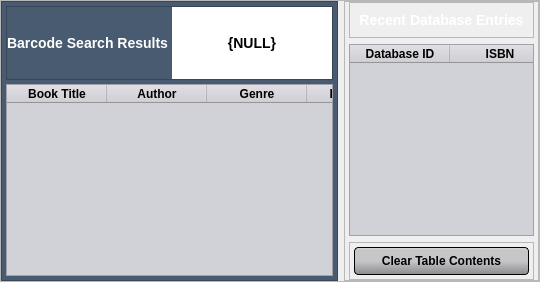
        <widget class="QFrame" name="lower_frame">
         <property name="styleSheet">
          <string notr="true">background-color: rgba(41, 60, 88, .50);</string>
         </property>
         <property name="frameShape">
          <enum>QFrame::StyledPanel</enum>
         </property>
         <property name="frameShadow">
          <enum>QFrame::Raised</enum>
         </property>
         <layout class="QHBoxLayout" name="horizontalLayout_9" stretch="2,1">
          <property name="spacing">
           <number>6</number>
          </property>
          <property name="leftMargin">
           <number>0</number>
          </property>
          <property name="topMargin">
           <number>0</number>
          </property>
          <property name="rightMargin">
           <number>0</number>
          </property>
          <property name="bottomMargin">
           <number>0</number>
          </property>
          <item>
           <widget class="QFrame" name="item_result_frame">
            <property name="styleSheet">
             <string notr="true">background-color: #485b70;</string>
            </property>
            <property name="frameShape">
             <enum>QFrame::StyledPanel</enum>
            </property>
            <property name="frameShadow">
             <enum>QFrame::Raised</enum>
            </property>
            <layout class="QVBoxLayout" name="verticalLayout_10" stretch="1,0">
             <property name="spacing">
              <number>4</number>
             </property>
             <property name="leftMargin">
              <number>4</number>
             </property>
             <property name="topMargin">
              <number>4</number>
             </property>
             <property name="rightMargin">
              <number>4</number>
             </property>
             <property name="bottomMargin">
              <number>4</number>
             </property>
             <item>
              <widget class="QFrame" name="item_result_title_frame">
               <property name="frameShape">
                <enum>QFrame::StyledPanel</enum>
               </property>
               <property name="frameShadow">
                <enum>QFrame::Raised</enum>
               </property>
               <layout class="QHBoxLayout" name="horizontalLayout_10">
                <property name="spacing">
                 <number>4</number>
                </property>
                <property name="leftMargin">
                 <number>0</number>
                </property>
                <property name="topMargin">
                 <number>0</number>
                </property>
                <property name="rightMargin">
                 <number>0</number>
                </property>
                <property name="bottomMargin">
                 <number>0</number>
                </property>
                <item>
                 <widget class="QLabel" name="barcode_result_title">
                  <property name="styleSheet">
                   <string notr="true">color: White;
font-family: &quot;SourceSansPro-Bold&quot;;
font-weight: 600;
background-color: none;
font-size: 14px;</string>
                  </property>
                  <property name="text">
                   <string>Barcode Search Results</string>
                  </property>
                  <property name="alignment">
                   <set>Qt::AlignCenter</set>
                  </property>
                 </widget>
                </item>
                <item>
                 <widget class="QLabel" name="isbn_search_dynamic_label">
                  <property name="styleSheet">
                   <string notr="true">color: Black;
font-family: &quot;SourceSansPro-Bold&quot;;
font-weight: 600;
background-color: none;
font-size: 14px;
background-color: #ffffff;
</string>
                  </property>
                  <property name="text">
                   <string>{NULL}</string>
                  </property>
                  <property name="alignment">
                   <set>Qt::AlignCenter</set>
                  </property>
                 </widget>
                </item>
               </layout>
              </widget>
             </item>
             <item>
              <widget class="QTableWidget" name="barcode_result_table">
               <property name="styleSheet">
                <string notr="true">color: Black;
font-family: &quot;SourceSansPro-Bold&quot;;
font-weight: 600;
background-color: #D1D1D8;
font-size: 12px;
</string>
               </property>
               <property name="horizontalScrollBarPolicy">
                <enum>Qt::ScrollBarAlwaysOff</enum>
               </property>
               <property name="alternatingRowColors">
                <bool>true</bool>
               </property>
               <attribute name="horizontalHeaderStretchLastSection">
                <bool>true</bool>
               </attribute>
               <column>
                <property name="text">
                 <string>Book Title</string>
                </property>
               </column>
               <column>
                <property name="text">
                 <string>Author</string>
                </property>
               </column>
               <column>
                <property name="text">
                 <string>Genre</string>
                </property>
               </column>
               <column>
                <property name="text">
                 <string>Publisher</string>
                </property>
               </column>
              </widget>
             </item>
            </layout>
           </widget>
          </item>
          <item>
           <widget class="QFrame" name="database_entry_result_frame">
            <property name="frameShape">
             <enum>QFrame::StyledPanel</enum>
            </property>
            <property name="frameShadow">
             <enum>QFrame::Raised</enum>
            </property>
            <layout class="QVBoxLayout" name="verticalLayout_11">
             <property name="spacing">
              <number>6</number>
             </property>
             <property name="leftMargin">
              <number>4</number>
             </property>
             <property name="topMargin">
              <number>0</number>
             </property>
             <property name="rightMargin">
              <number>4</number>
             </property>
             <property name="bottomMargin">
              <number>0</number>
             </property>
             <item>
              <widget class="QFrame" name="database_entry_title_frame">
               <property name="frameShape">
                <enum>QFrame::StyledPanel</enum>
               </property>
               <property name="frameShadow">
                <enum>QFrame::Raised</enum>
               </property>
               <layout class="QHBoxLayout" name="horizontalLayout_11">
                <item>
                 <widget class="QLabel" name="database_entry_title">
                  <property name="styleSheet">
                   <string notr="true">color: White;
font-family: &quot;SourceSansPro-Bold&quot;;
font-weight: 600;
background-color: none;
font-size: 14px;</string>
                  </property>
                  <property name="text">
                   <string>Recent Database Entries</string>
                  </property>
                  <property name="alignment">
                   <set>Qt::AlignCenter</set>
                  </property>
                 </widget>
                </item>
               </layout>
              </widget>
             </item>
             <item>
              <widget class="QTableWidget" name="database_entry_table">
               <property name="styleSheet">
                <string notr="true">color: Black;
font-family: &quot;SourceSansPro-Bold&quot;;
font-weight: 600;
background-color: #D1D1D8;
font-size: 12px;
</string>
               </property>
               <property name="horizontalScrollBarPolicy">
                <enum>Qt::ScrollBarAlwaysOff</enum>
               </property>
               <property name="alternatingRowColors">
                <bool>true</bool>
               </property>
               <attribute name="horizontalHeaderStretchLastSection">
                <bool>true</bool>
               </attribute>
               <column>
                <property name="text">
                 <string>Database ID</string>
                </property>
               </column>
               <column>
                <property name="text">
                 <string>ISBN</string>
                </property>
               </column>
              </widget>
             </item>
             <item>
              <widget class="QFrame" name="clear_table_button_frame">
               <property name="frameShape">
                <enum>QFrame::StyledPanel</enum>
               </property>
               <property name="frameShadow">
                <enum>QFrame::Raised</enum>
               </property>
               <layout class="QHBoxLayout" name="horizontalLayout_12">
                <property name="spacing">
                 <number>0</number>
                </property>
                <property name="leftMargin">
                 <number>4</number>
                </property>
                <property name="topMargin">
                 <number>4</number>
                </property>
                <property name="rightMargin">
                 <number>4</number>
                </property>
                <property name="bottomMargin">
                 <number>4</number>
                </property>
                <item>
                 <widget class="QPushButton" name="clear_entry_table_button">
                  <property name="styleSheet">
                   <string notr="true">QPushButton#clear_entry_table_button
{	

color: black;
	font-family: &quot;SourceSansPro-Bold&quot;;
	font-weight: 600;
	font-size: 12px;


	background-color: QLinearGradient( x1: 0, y1: 0, x2: 0, y2: 1, stop: 0 #d6d7d8, stop: 0.1 #c6c6c8, stop: 0.5 #c6c6c8, stop: 1 #b5b6b9, stop: 1 #8a8b8e);
	border-style: outset;
	border-width: 1px;
	border-color:black;
	padding: 6px;
	outline-offset: 4px;
	border-radius: 4px;
}

QPushButton:hover:!pressed#clear_entry_table_button
{
	background-color: QLinearGradient( x1: 0, y1: 0, x2: 0, y2: 1, stop: 0 #d6d7d8, stop: 0.1 #c6c6c8, stop: 0.5 #c6c6c8, stop: 1 #b5b6b9, stop: 1 #575759);
	border-color: orange;
}
</string>
                  </property>
                  <property name="text">
                   <string>Clear Table Contents</string>
                  </property>
                 </widget>
                </item>
               </layout>
              </widget>
             </item>
            </layout>
           </widget>
          </item>
         </layout>
        </widget>
